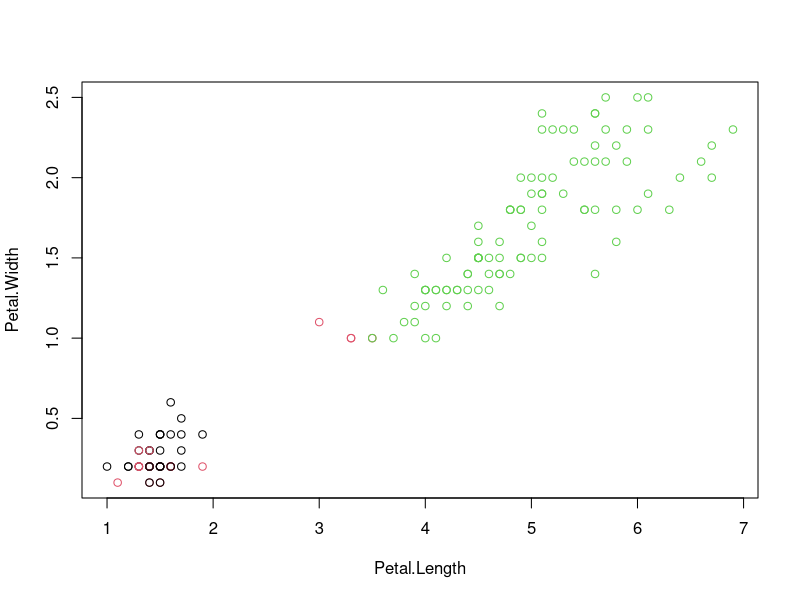
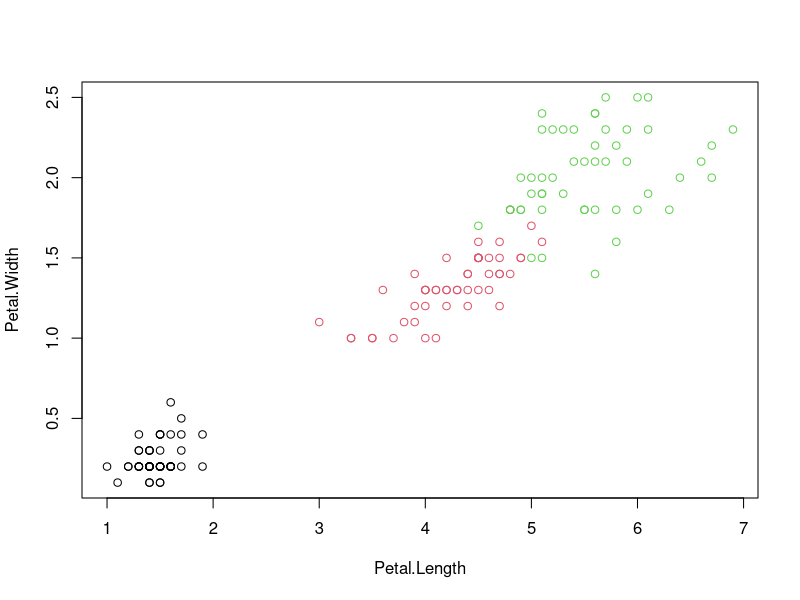
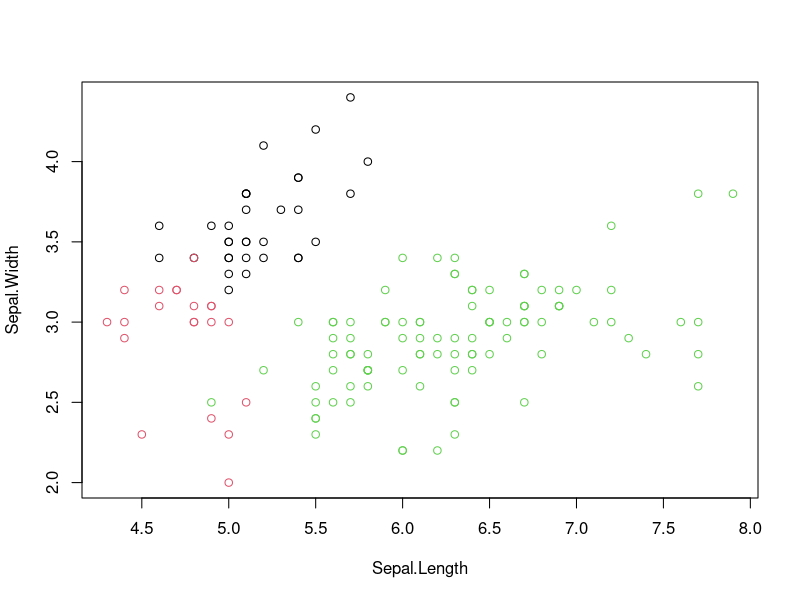
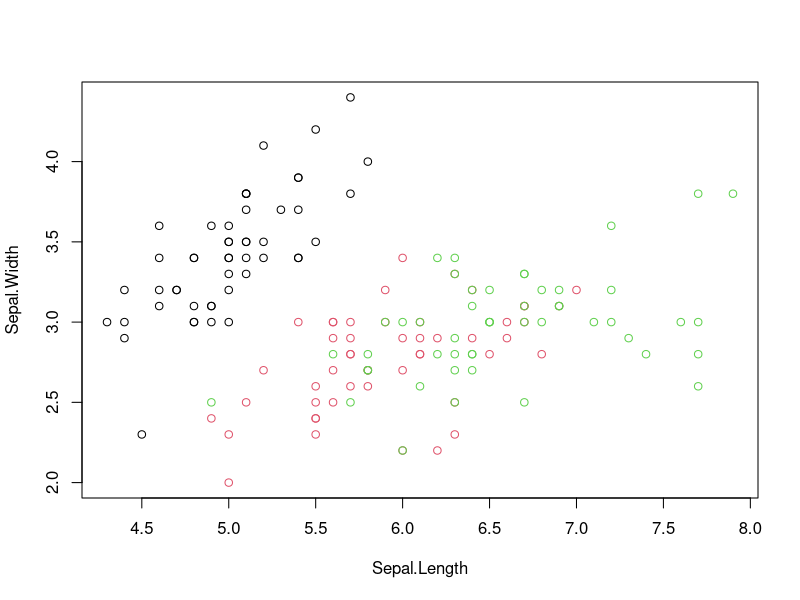

The R script that drew these images, in order:
data(iris)
head(iris)
iris.features = iris
iris.features$Species = NULL
results = kmeans(iris.features, 3)
table(iris$Species, results$cluster)
plot(iris[c("Petal.Length", "Petal.Width")], col = results$cluster)
plot(iris[c("Petal.Length", "Petal.Width")], col = iris$Species)
plot(iris[c("Sepal.Length", "Sepal.Width")], col = results$cluster)
plot(iris[c("Sepal.Length", "Sepal.Width")], col = iris$Species)
